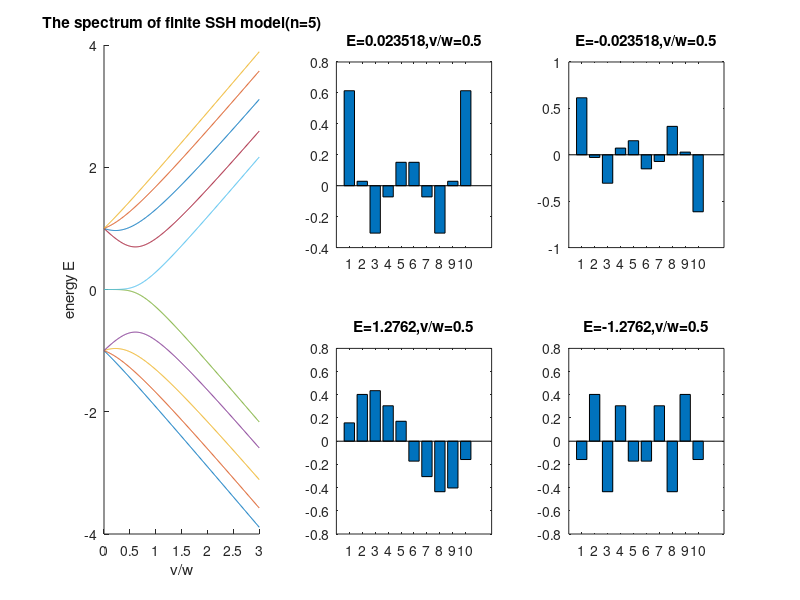

Write the MATLAB code that produced this figure.
clc
clear

n=input('the number of unit cell:\n');%选择元胞数量
w=1;
E=zeros(301,2*n);
states=zeros(301,2*n,2*n);

%研究范围是0<v/w<3
for j=1:1:301
    v=(j-1)*0.01;
    %构造哈密顿量
    H=zeros(2*n,2*n);
    H(1,2)=v;
    H(2*n,2*n-1)=v;
    for i=1:1:n-1
        H(2*i,2*i-1)=v;
        H(2*i,2*i+1)=w;
        H(2*i+1,2*i)=w;
        H(2*i+1,2*i+2)=v;
    end
    [states(j,:,:),V]=eigs(H,2*n);%求解本征值和本征矢，函数具体用法可以看文档
    E(j,:)=diag(V);
end

Eorder=sort(E,2);%额外排个序方便画图
%Eorder=E;
v=0:0.01:3;
figure

subplot(2,3,[1,4]);%画出本征值分布即能量随v/w的变化
hold on
for j=1:1:2*n
    plot(v,Eorder(:,j));
end
hold off
xlabel('v/w');
ylabel('energy E');
title(['The spectrum of finite SSH model(n=',num2str(n),')']);

%画出v/w=0.5时两个能量最接近0的本征态分布
subplot(2,3,2);
bar(states(51,:,2*n-1));
title(['E=',num2str(E(51,2*n-1)),',v/w=0.5']);

subplot(2,3,3);
bar(states(51,:,2*n));
title(['E=',num2str(E(51,2*n)),',v/w=0.5']);

%在v/w=0.5处另外随便挑两个本征态画出来
subplot(2,3,5);
bar(states(51,:,2*n-7));
title(['E=',num2str(E(51,2*n-7)),',v/w=0.5']);

subplot(2,3,6);
bar(states(51,:,2*n-6));
title(['E=',num2str(E(51,2*n-6)),',v/w=0.5']);